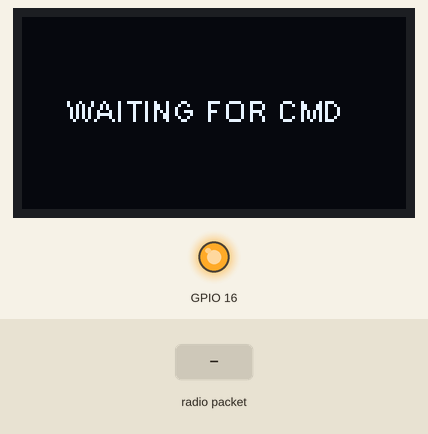
A sketch run on a simulated ESP32. Shown: 128×64 one-colour display, output pins drawn as LEDs (lit = HIGH). The inputs (shaded band) are chosen by the test bench. No radio packets arrive unless stated; what the sketch prints to the serial monitor is not drawn.

Above: at 1.8 s.
1.9 s: radio packet "Nil" arrives
At 2.3 s:
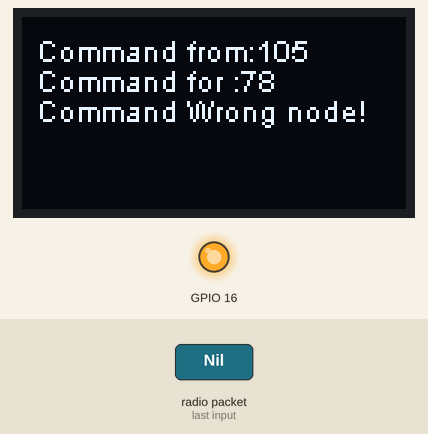
3.9 s: radio packet "1" arrives
At 4.3 s:
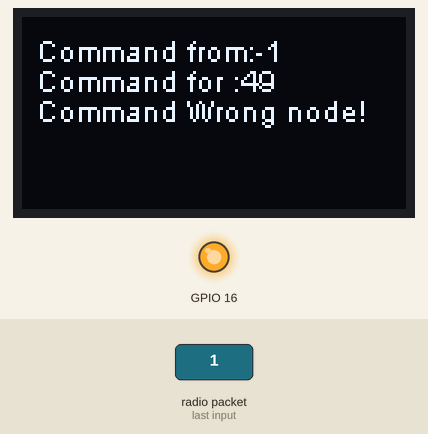
Timing chart, 0 to 6.9 s (numbered marks = the images above; inputs shaded):
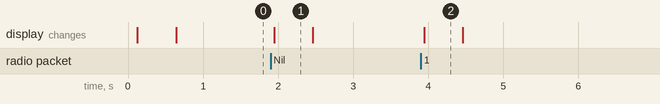

Measured:
- after the input at 1.9 s, the display: changes at once (image 1)
- after the input at 3.9 s, the display: changes after 0.05 s (image 2)
- what the display in image 1 shows lasts 0.6 s, from 1.9 s to 2.5 s

The sketch:

2019_01_05_Inverter_Lora_Slave.ino
```cpp
#include "SSD1306.h"
#include <ModbusMaster.h>
#include <LoRa.h>
#include <SPI.h>
//=========================================================================================================================================================
//Object Creation
SSD1306 display(0x3c, 4, 15);
//=========================================================================================================================================================
//Declaration of variables
#define SS 18
#define RST 14
#define DIO 26
#define BAND 867000000.00
#define SF 7
#define bw 125E3
#define CR 8
#define LocalAddress 102 //Change here for slave address
#define Master 255
//=========================================================================================================================================================
//Function Area

/*LCD Display*/
void lcdDisp(int x, int y, String s){
  display.drawString(x,y,s);
  display.display();
}

/*LoRa Message sender */
void sendMessage(String outgoing) {
  LoRa.beginPacket();                   // start packet
  LoRa.write(Master);              // add destination address
  LoRa.write(LocalAddress);             // add sender address  LoRa.write(msgCount);
  LoRa.print(outgoing);                 // add payload
  LoRa.endPacket();                     // finish packet and send it
 }

 /* LoRa message incoming handler*/
String onReceive() {
  int recipient = LoRa.read();
  int sender = LoRa.read();
    display.clear();
    lcdDisp(5,5, "Command from:"+String(sender));
    lcdDisp(5,15,"Command for :"+String(recipient));
  if (recipient != LocalAddress || sender != Master) {
    lcdDisp(5,25,"Command Wrong node!");
    delay(500);
    return "Nil";
  }
  else{
  String incomingMsg = "";
  incomingMsg = LoRa.readString();
  return incomingMsg;
  }
}

//=========================================================================================================================================================
void setup() {

 //LCD INITIALISATION
  pinMode(16,OUTPUT);
  digitalWrite(16, LOW);
  delay(50);
  digitalWrite(16, HIGH);
  display.init();
  display.flipScreenVertically();
  display.setFont(ArialMT_Plain_10);
  display.setTextAlignment(TEXT_ALIGN_LEFT);
  lcdDisp(5,5,"Display Initialised...");

  //SERIAL INITIALISATION
  Serial.begin(9600);
  lcdDisp(5,15,"Serial Initialised...");

  //LORA INITIALISATION
  SPI.begin(5,19,27,18);
  LoRa.setPins(SS, RST, DIO);
  while(!LoRa.begin(BAND)){
    }
  lcdDisp(5,25,"LoRa Initialised...");
  LoRa.setSpreadingFactor(SF);
  LoRa.setSignalBandwidth(bw);
  LoRa.setCodingRate4(CR);
  LoRa.setPreambleLength(8);
  delay(500);
}
//=========================================================================================================================================================

void loop(){
  int packetSize = LoRa.parsePacket();
  Serial.print(packetSize);//ashok add
  if(packetSize){
    String recvdData = "";
    recvdData = onReceive();
    if(recvdData == "Nil"){goto getout;}
    Serial.print(recvdData);
    int prevTime = millis()/1000;
    int t = 0;
    while(t<=10){
      if(Serial.available()>0){
        String finalData = "";
        finalData = Serial.readString();
        sendMessage(finalData);
        display.clear();
        lcdDisp(5,15,"Data Sent Success...");
        delay(500);
        break;
        }
      t = (millis()/1000) - prevTime;
      }
  }
  getout:
  display.clear();
  lcdDisp(15,25,"WAITING FOR CMD");
}
```
